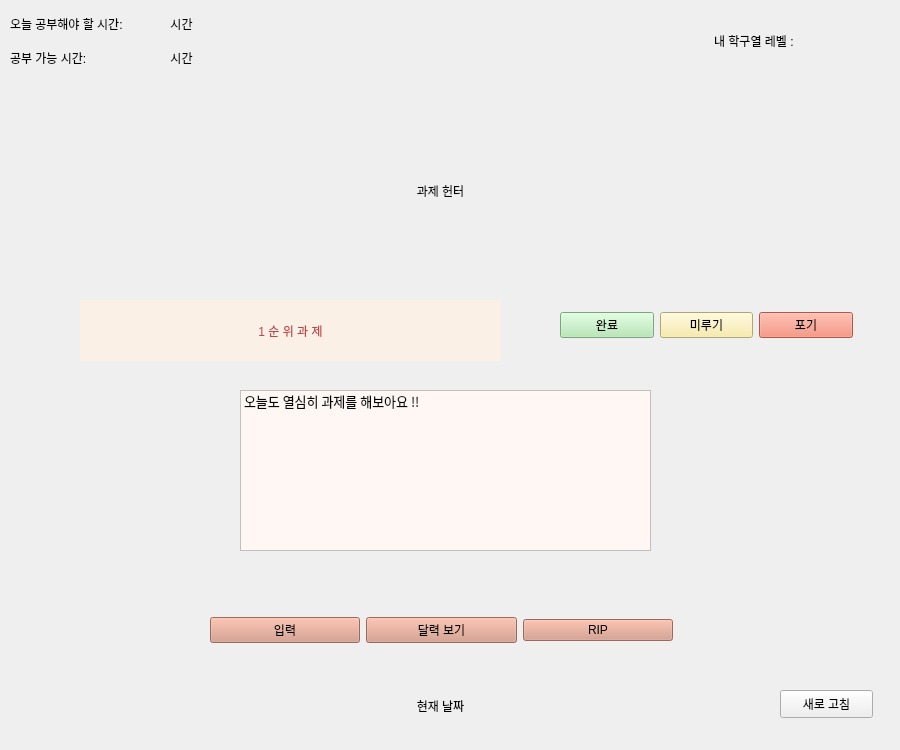
<?xml version="1.0" encoding="UTF-8"?>
<ui version="4.0">
 <class>MainWindow</class>
 <widget class="QMainWindow" name="MainWindow">
  <property name="geometry">
   <rect>
    <x>0</x>
    <y>0</y>
    <width>900</width>
    <height>750</height>
   </rect>
  </property>
  <property name="windowTitle">
   <string>MainWindow</string>
  </property>
  <widget class="QWidget" name="centralwidget">
   <widget class="QLabel" name="title">
    <property name="geometry">
     <rect>
      <x>170</x>
      <y>120</y>
      <width>541</width>
      <height>141</height>
     </rect>
    </property>
    <property name="styleSheet">
     <string notr="true">font: 75 72pt &quot;G마켓 산스 TTF Bold&quot;;</string>
    </property>
    <property name="text">
     <string>과제 헌터</string>
    </property>
    <property name="textFormat">
     <enum>Qt::PlainText</enum>
    </property>
    <property name="alignment">
     <set>Qt::AlignCenter</set>
    </property>
    <property name="margin">
     <number>0</number>
    </property>
   </widget>
   <widget class="QWidget" name="horizontalLayoutWidget">
    <property name="geometry">
     <rect>
      <x>210</x>
      <y>590</y>
      <width>463</width>
      <height>80</height>
     </rect>
    </property>
    <layout class="QHBoxLayout" name="horizontalLayout">
     <item>
      <widget class="QPushButton" name="btn_input">
       <property name="styleSheet">
        <string notr="true">font: 75 10pt &quot;G마켓 산스 TTF Bold&quot;;
background-color: rgb(212, 148, 128);</string>
       </property>
       <property name="text">
        <string>입력</string>
       </property>
      </widget>
     </item>
     <item>
      <widget class="QPushButton" name="btn_calendar">
       <property name="styleSheet">
        <string notr="true">font: 75 10pt &quot;G마켓 산스 TTF Bold&quot;;
background-color: rgb(212, 148, 128);</string>
       </property>
       <property name="text">
        <string>달력 보기</string>
       </property>
      </widget>
     </item>
     <item>
      <widget class="QPushButton" name="btn_RIP">
       <property name="styleSheet">
        <string notr="true">font: 75 9pt &quot;G마켓 산스 TTF Bold&quot;;
background-color: rgb(212, 148, 128);</string>
       </property>
       <property name="text">
        <string>RIP</string>
       </property>
      </widget>
     </item>
    </layout>
   </widget>
   <widget class="QLabel" name="lbl_level">
    <property name="geometry">
     <rect>
      <x>660</x>
      <y>20</y>
      <width>191</width>
      <height>41</height>
     </rect>
    </property>
    <property name="styleSheet">
     <string notr="true">font: 75 10pt &quot;G마켓 산스 TTF Bold&quot;;</string>
    </property>
    <property name="text">
     <string>내 학구열 레벨 : </string>
    </property>
    <property name="alignment">
     <set>Qt::AlignCenter</set>
    </property>
   </widget>
   <widget class="QWidget" name="horizontalLayoutWidget_2">
    <property name="geometry">
     <rect>
      <x>560</x>
      <y>290</y>
      <width>293</width>
      <height>71</height>
     </rect>
    </property>
    <layout class="QHBoxLayout" name="horizontalLayout_2">
     <item>
      <widget class="QPushButton" name="btn_fin">
       <property name="styleSheet">
        <string notr="true">background-color:rgb(172, 231, 172);
font: 75 10pt &quot;G마켓 산스 TTF Bold&quot;;</string>
       </property>
       <property name="text">
        <string>완료</string>
       </property>
      </widget>
     </item>
     <item>
      <widget class="QPushButton" name="btn_later">
       <property name="styleSheet">
        <string notr="true">font: 75 10pt &quot;G마켓 산스 TTF Bold&quot;;
background-color: rgb(248, 233, 155);</string>
       </property>
       <property name="text">
        <string>미루기</string>
       </property>
      </widget>
     </item>
     <item>
      <widget class="QPushButton" name="btn_giveup">
       <property name="styleSheet">
        <string notr="true">font: 75 10pt &quot;G마켓 산스 TTF Bold&quot;;
background-color: rgb(241, 124, 100);</string>
       </property>
       <property name="text">
        <string>포기</string>
       </property>
      </widget>
     </item>
    </layout>
   </widget>
   <widget class="QListWidget" name="listWidget_others">
    <property name="geometry">
     <rect>
      <x>240</x>
      <y>390</y>
      <width>411</width>
      <height>161</height>
     </rect>
    </property>
    <property name="font">
     <font>
      <family>G마켓 산스 TTF Bold</family>
      <pointsize>10</pointsize>
      <weight>9</weight>
      <italic>false</italic>
      <bold>false</bold>
     </font>
    </property>
    <property name="styleSheet">
     <string notr="true">font: 75 10pt &quot;G마켓 산스 TTF Bold&quot;;
background-color: rgb(254, 247, 243);</string>
    </property>
    <item>
     <property name="text">
      <string>오늘도 열심히 과제를 해보아요 !!</string>
     </property>
    </item>
    <item>
     <property name="text">
      <string/>
     </property>
    </item>
    <item>
     <property name="text">
      <string/>
     </property>
    </item>
   </widget>
   <widget class="QLabel" name="lbl_first">
    <property name="geometry">
     <rect>
      <x>80</x>
      <y>300</y>
      <width>421</width>
      <height>61</height>
     </rect>
    </property>
    <property name="autoFillBackground">
     <bool>false</bool>
    </property>
    <property name="styleSheet">
     <string notr="true">font: 75 19pt &quot;G마켓 산스 TTF Bold&quot;;
background-color: rgb(251, 240, 230);
color: rgb(186, 70, 74);</string>
    </property>
    <property name="text">
     <string>1 순 위 과 제</string>
    </property>
    <property name="alignment">
     <set>Qt::AlignCenter</set>
    </property>
   </widget>
   <widget class="QLabel" name="lbl_curdate">
    <property name="geometry">
     <rect>
      <x>360</x>
      <y>690</y>
      <width>161</width>
      <height>31</height>
     </rect>
    </property>
    <property name="styleSheet">
     <string notr="true">font: 75 10pt &quot;G마켓 산스 TTF Bold&quot;;</string>
    </property>
    <property name="text">
     <string>현재 날짜</string>
    </property>
    <property name="alignment">
     <set>Qt::AlignCenter</set>
    </property>
   </widget>
   <widget class="QWidget" name="gridLayoutWidget">
    <property name="geometry">
     <rect>
      <x>10</x>
      <y>10</y>
      <width>221</width>
      <height>61</height>
     </rect>
    </property>
    <layout class="QGridLayout" name="gridLayout">
     <item row="0" column="1">
      <layout class="QVBoxLayout" name="verticalLayout">
       <item>
        <widget class="QLabel" name="lbl_todaytime">
         <property name="styleSheet">
          <string notr="true">font: 75 10pt &quot;G마켓 산스 TTF Bold&quot;;</string>
         </property>
         <property name="text">
          <string>시간</string>
         </property>
         <property name="alignment">
          <set>Qt::AlignCenter</set>
         </property>
        </widget>
       </item>
       <item>
        <widget class="QLabel" name="lbl_posstime">
         <property name="styleSheet">
          <string notr="true">font: 75 10pt &quot;G마켓 산스 TTF Bold&quot;;</string>
         </property>
         <property name="text">
          <string>시간</string>
         </property>
         <property name="alignment">
          <set>Qt::AlignCenter</set>
         </property>
        </widget>
       </item>
      </layout>
     </item>
     <item row="0" column="0">
      <layout class="QVBoxLayout" name="verticalLayout_2">
       <item>
        <widget class="QLabel" name="label">
         <property name="styleSheet">
          <string notr="true">font: 75 10pt &quot;G마켓 산스 TTF Bold&quot;;</string>
         </property>
         <property name="text">
          <string>오늘 공부해야 할 시간: </string>
         </property>
        </widget>
       </item>
       <item>
        <widget class="QLabel" name="label_2">
         <property name="styleSheet">
          <string notr="true">font: 75 10pt &quot;G마켓 산스 TTF Bold&quot;;</string>
         </property>
         <property name="text">
          <string>공부 가능 시간: </string>
         </property>
        </widget>
       </item>
      </layout>
     </item>
    </layout>
   </widget>
   <widget class="QPushButton" name="btn_renew">
    <property name="geometry">
     <rect>
      <x>780</x>
      <y>690</y>
      <width>93</width>
      <height>28</height>
     </rect>
    </property>
    <property name="styleSheet">
     <string notr="true">font: 75 10pt &quot;G마켓 산스 TTF Bold&quot;;</string>
    </property>
    <property name="text">
     <string>새로 고침</string>
    </property>
   </widget>
   <zorder>listWidget_others</zorder>
   <zorder>title</zorder>
   <zorder>horizontalLayoutWidget</zorder>
   <zorder>lbl_level</zorder>
   <zorder>horizontalLayoutWidget_2</zorder>
   <zorder>lbl_first</zorder>
   <zorder>lbl_curdate</zorder>
   <zorder>gridLayoutWidget</zorder>
   <zorder>btn_renew</zorder>
  </widget>
 </widget>
 <resources/>
 <connections/>
</ui>
